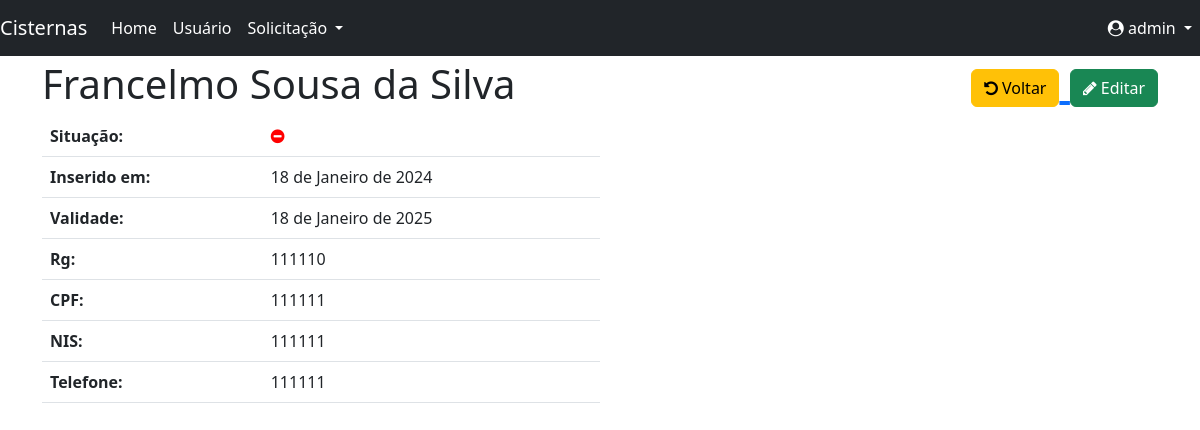
Page /usuarios/1/ (signed in) on the earlier database version.
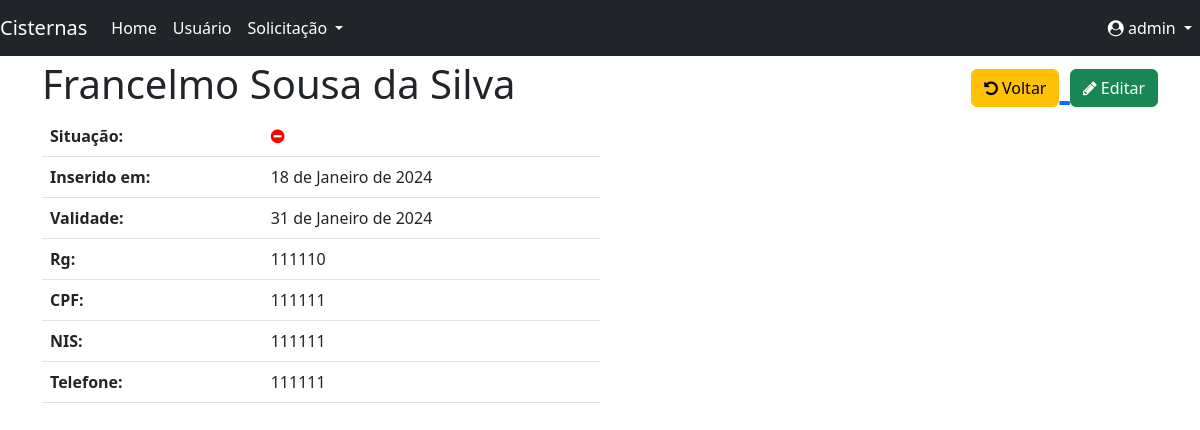
Same page on the later database version.
### backend/usuarios/models.py (models this page shows, shortened)
class Titular(models.Model):
    user = models.ForeignKey(User, on_delete=models.SET_NULL, null=True, blank=True)
    inicio = models.DateField('Data Inicial')
    fim = models.DateField('Data Final')
    nome = models.CharField('Nome', max_length=70, blank=True)
    rg = models.PositiveIntegerField('RG', null=True, blank=True)
    cpf = models.PositiveIntegerField('CPF', null=True, blank=True)
    nis = models.PositiveIntegerField('NIS', null=True, blank=True)
    telefone = models.PositiveIntegerField('Telefone', null=True, blank=True)
    active = models.BooleanField(default=False)
    class Meta:
        verbose_name_plural = 'Titulares'
        ordering = ('nome',)

### backend/usuarios/views.py (the view)
# urls.py: path('<int:pk>/', v.titular_detail, name='titular_detail'),
@login_required
def titular_detail(request, pk):
    template_name = 'titular_detail.html'
    obj = Titular.objects.get(pk=pk)
    context = {'object': obj}
    return render(request, template_name, context)

### backend/usuarios/templates/titular_detail.html
{% extends "base.html" %}
{% block content %}
<h1>{{object.nome}}
    <span class="pull-right">
      <a href="{% url 'usuarios:titular_list' %}">
        <button type="button" class="btn btn-warning">
            <span class="fa fa-undo"></span> Voltar
        </button>
      </a>
      <a href="{ url 'produto:produto_edit' object.pk %}">
        <button type="button" class="btn btn-success">
          <span class="fa fa-pencil"></span> Editar
        </button>
      </a>
    </span>
</h1>
<div class="col-sm-6">
    <table class="table table-user-information">
      <tbody>
        <tr>
          <th class="text-right">Situação: </th>
          <td>
               {% if tempo_ativo  %}
                <i class="fa fa-check-circle ok"></i>
              {% else %}
                <i class="fa fa-minus-circle no"></i>
              {% endif %}
          </td>
        </tr>
        <tr>
          <th class="text-right">Inserido em: </th>
          <td>{{ object.inicio }}</td>
        </tr>
        <tr>
          <th class="text-right">Validade:</th>
          <td>{{ object.fim }} </td>
        </tr>
        <tr>
          <th class="text-right">Rg:</th>
          <td>{{ object.rg }}</td>
        </tr>
        <tr>
          <th class="text-right">CPF:</th>
          <td>{{ object.cpf }}</td>
        </tr>
        <tr>
          <th class="text-right">NIS:</th>
          <td>{{ object.nis }}</td>
        </tr>
        <tr>
          <th class="text-right">Telefone:</th>
          <td>{{ object.telefone }}</td>
        </tr>
      </tbody>
    </table>
</div>
{% endblock content %}

### backend/base/templates/base.html (shortened to what this page needs)
{% load static %}
<!doctype html>
<html lang="en">
  <head>
    <link href="https://cdn.jsdelivr.net/npm/bootstrap@5.3.0/dist/css/bootstrap.min.css" rel="stylesheet">
    <link rel="stylesheet" href="https://stackpath.bootstrapcdn.com/font-awesome/4.7.0/css/font-awesome.min.css"/>
    <link rel="stylesheet" href="{% static 'css/style.css' %}">
  </head>
  <body>
     {% include "includes/nav.html" %}
    <div  class="container">
      {% block content %} {% endblock content %}
    </div>
  </body>
</html>

### backend/base/templates/includes/nav.html (shortened to what this page needs)
<nav class="navbar navbar-expand-md navbar-dark bg-dark fixed-top">
    <a class="navbar-brand" href="/admin/">Cisternas</a>
    {% if user.is_authenticated %}
    <div class="collapse navbar-collapse" id="navbarsExampleDefault">
        <ul class="navbar-nav mr-auto">
            <li class="nav-item active">
                <a class="nav-link text-white" href="{% url 'base:index' %}">Home<span class="sr-only">(current)</span></a>
            </li>
            <li class="nav-item">
                <a class="nav-link text-white" href="{% url 'usuarios:titular_list' %}">Usuário</a>
            </li>
            <li class="nav-item dropdown">
                <a class="nav-link dropdown-toggle text-white" href="#" role="button"
                   data-bs-toggle="dropdown" aria-haspopup="true" aria-expanded="false"><span>Solicitação</span>
                </a>
            </li>
        </ul>
        <ul class="navbar-nav ms-auto">
            <li class="nav-item dropdown">
                <a class="nav-link dropdown-toggle text-white" href="#" role="button" data-bs-toggle="dropdown"
                   aria-haspopup="true" aria-expanded="false">
                    <i class="fa fa-user-circle" aria-hidden="true"></i>
                    <span id="username">{{ request.user}}</span>
                </a>
            </li>
        {% endif %}
    </div>
</nav>

### backend/base/static/css/style.css (style rules this page uses)
body { margin-top: 60px }
.no { color: red; }

Differences in the rows shown:
changed Titular "Francelmo Sousa da Silva": fim "18 de Janeiro de 2025" → "31 de Janeiro de 2024"
